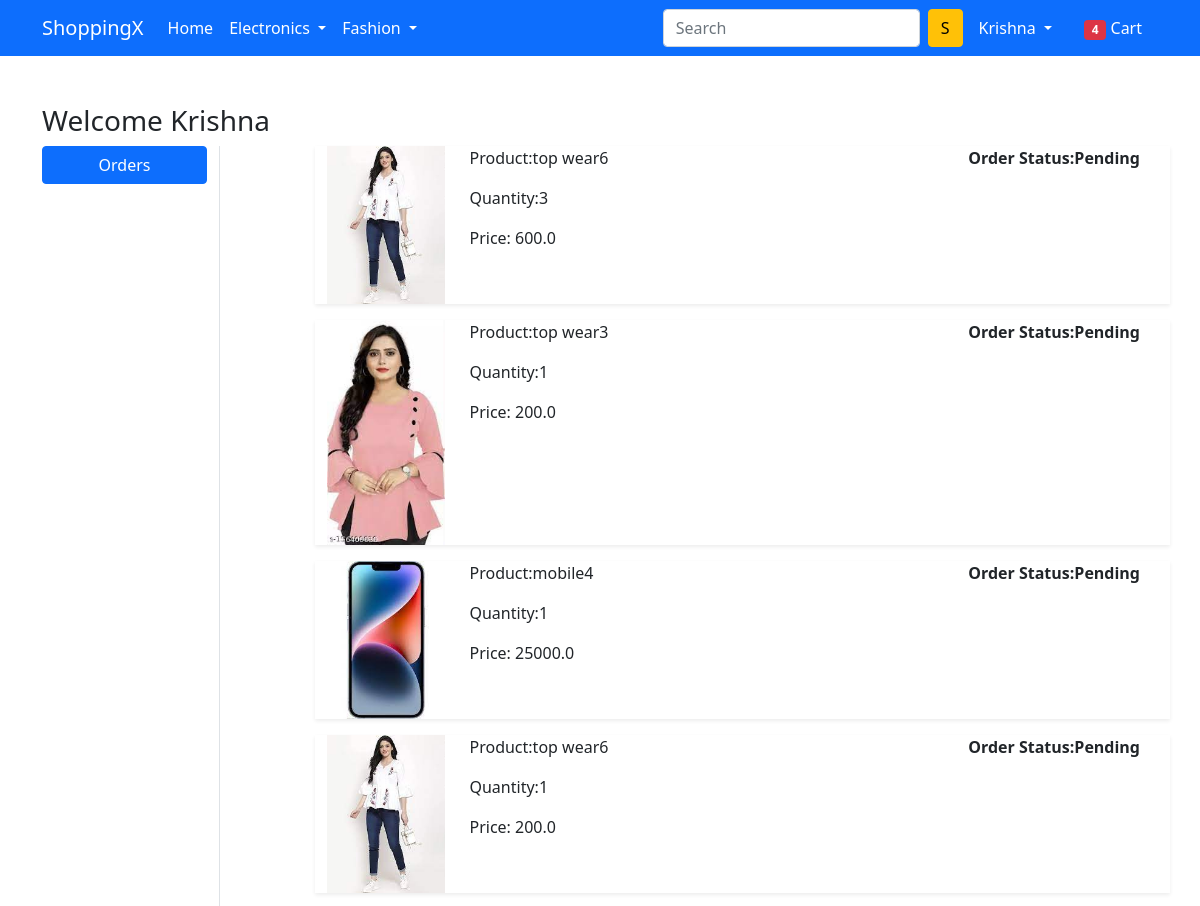
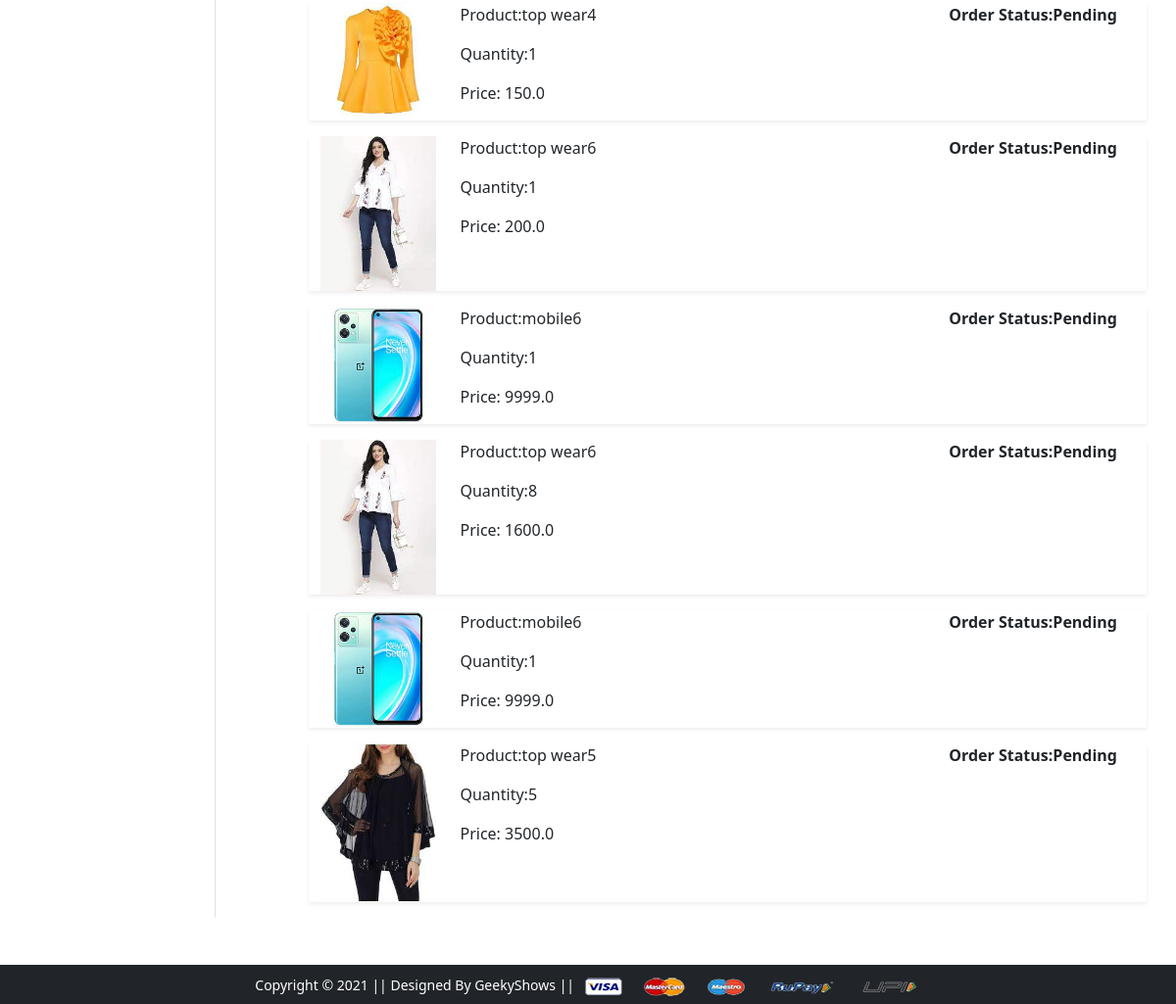
/orders/ (signed in), run on the app's committed database (2 pictures, top to bottom).
### app/models.py (models this page shows, shortened)
class OrderPlaced(models.Model):
     user = models.ForeignKey(User,on_delete=models.CASCADE)
     customer = models.ForeignKey(Customer,on_delete=models.CASCADE)
     product = models.ForeignKey(Product,on_delete=models.CASCADE)
     quantity = models.PositiveIntegerField(default=1)
     ordered_date = models.DateTimeField(auto_now_add=True)
     status = models.CharField(max_length=50,choices=STATUS_CHOICES,default='Pending')
     @property
     def total_cost(self):
          return self.quantity * self.product.discounted_price

class Product(models.Model):
     title = models.CharField(max_length=100)
     selling_price = models.FloatField()
     discounted_price = models.FloatField()
     description = models.TextField()
     brand = models.CharField(max_length=100)
     category = models.CharField(choices=CATEGORY_CHOICES,max_length=2)
     product_image = models.ImageField(upload_to='productimg')

### app/views.py (the view)
# urls.py: path('orders/',views.orders,name= 'orders'),
@login_required
def orders(request):
    op = OrderPlaced.objects.filter(user = request.user)
    return render(request,'app/orders.html',{'order_placed':op})

### app/templates/app/orders.html (shortened to what this page needs)
{% extends 'app/base.html' %}
{% load static %}
{% block main-content %}
<div class="container my-5">
    <div class="row">
        <h3>Welcome <span class="text-capitalize">{{request.user}}</span></h3>
        <div class="col-sm-2 border-end">
            <ul class="list-unstyled">
                <li class="d-grid"><a href="{% url 'orders' %}" class="btn btn-primary">Orders</a></li>
            </ul>
        </div>
        <div class="col-sm-9 offset-sm-1">
            {% for op in order_placed %}
            <div class="row shadow-sm mb-3">
                <div class="col-sm-2">
                    <img src="{{op.product.product_image.url}}" alt="" srcset="" class="img-fluid" height="150"
                        width="150">
                </div>
                <div class="col-sm-7">
                    <p> Product:{{op.product.title}}</p>
                    <p> Quantity:{{op.quantity}}</p>
                    <p>Price: {{op.total_cost}}</p>
                </div>
                <div class="col-sm-3 fw-bold">
                    <p>Order Status:{{op.status}}</p>
                </div>
            </div>
            {% endfor %}
        </div>
    </div>
</div>
{% endblock main-content %}

### app/templates/app/base.html (shortened to what this page needs)
<!doctype html>
{% load static %}
<html lang="en">
  <head>
    <link href="https://cdn.jsdelivr.net/npm/bootstrap@5.0.0-beta1/dist/css/bootstrap.min.css" rel="stylesheet">
    <link rel="stylesheet" href="{% static 'app/css/owl.carousel.min.css' %}">
    <link rel="stylesheet" href="{% static 'app/css/all.min.css' %}">
    <link rel="stylesheet" href="{% static 'app/css/style.css' %}">
  </head>
  <body>
    <nav class="navbar navbar-expand-lg navbar-dark bg-primary">
     <div class="container">
       <a class="navbar-brand" href="/">ShoppingX</a>
       <div class="collapse navbar-collapse" id="navbarSupportedContent">
         <ul class="navbar-nav me-auto mb-2 mb-lg-0">
           <li class="nav-item">
             <a class="nav-link active" aria-current="page" href="/">Home</a>
           </li>
           <li class="nav-item dropdown">
             <a class="nav-link dropdown-toggle text-white" href="#" id="electronicsDropdown" role="button" data-bs-toggle="dropdown" aria-expanded="false">
               Electronics
             </a>
           </li>
           <li class="nav-item dropdown">
             <a class="nav-link dropdown-toggle text-white" href="#" id="fashionDropdown" role="button" data-bs-toggle="dropdown" aria-expanded="false">
               Fashion
             </a>
           </li>
         </ul>
         <form class="d-flex">
           <input class="form-control me-2" type="search" placeholder="Search" aria-label="Search">
           <button class="btn btn-warning" type="submit">S</button>
         </form>
         <div>
          <ul class="navbar-nav me-auto mb-2 mb-lg-0">
            {% if request.user.is_authenticated %}
           <li class="nav-item dropdown mx-2">
              <a class="nav-link dropdown-toggle text-white" href="#" id="profileDropdown" role="button" data-bs-toggle="dropdown" aria-expanded="false">
              {{request.user.username|capfirst}}
              </a>
            </li>
            <li class="nav-item mx-2">
             <a href="{% url 'showcart' %}" class="nav-link text-white"><span class="badge bg-danger">4</span> Cart </a>
             {% endif %}
            </li>
          </ul>
         </div>
       </div>
     </div>
    </nav>
    {% block main-content %} {% endblock main-content %}
    <footer class="container-fluid bg-dark text-center p-2 mt-5">
        <small class="text-white">Copyright &copy; 2021 || Designed By GeekyShows || </small>
        <img src="{% static 'app/images/payment.png' %}" alt="" srcset="" class="img-fluid" height="2px">
    </footer>
  </body>
</html>

### data on the page
OrderPlaced: product.product_image (picture), product "top wear6", quantity "3", total_cost "600.0", status "Pending"
OrderPlaced: product.product_image (picture), product "top wear3", quantity "1", total_cost "200.0", status "Pending"
OrderPlaced: product.product_image (picture), product "mobile4", quantity "1", total_cost "25000.0", status "Pending"
OrderPlaced: product.product_image (picture), product "top wear6", quantity "1", total_cost "200.0", status "Pending"
OrderPlaced: product.product_image (picture), product "top wear4", quantity "1", total_cost "150.0", status "Pending"
OrderPlaced: product.product_image (picture), product "top wear6", quantity "1", total_cost "200.0", status "Pending"
OrderPlaced: product.product_image (picture), product "mobile6", quantity "1", total_cost "9999.0", status "Pending"
OrderPlaced: product.product_image (picture), product "top wear6", quantity "8", total_cost "1600.0", status "Pending"
OrderPlaced: product.product_image (picture), product "mobile6", quantity "1", total_cost "9999.0", status "Pending"
OrderPlaced: product.product_image (picture), product "top wear5", quantity "5", total_cost "3500.0", status "Pending"

### other printed values
{{ request.user.username|capfirst }} "Krishna"
{{ request.user }} "Krishna"
